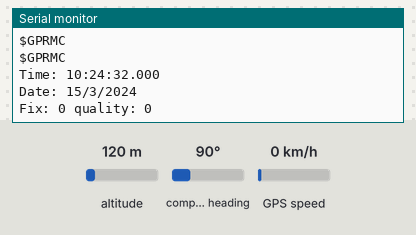
The sketch below on a simulated ESP32. Shown: the last lines printed to the serial monitor. The inputs (shaded band) are chosen by the test bench; at power-on: altitude 120 m, compass heading 90°, GPS speed 0 km/h. The GPS gets a fix after 3 s at 37.7749, -122.4194 with 8 satellites.

Above: at 2.2 s.
2.3 s: altitude set to 20 m
At 3.8 s:
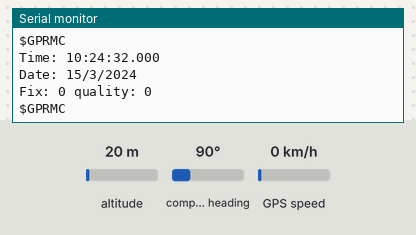
5.5 s: compass heading set to 7°
At 6.8 s:
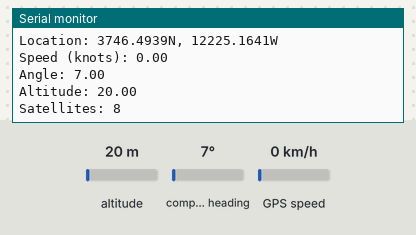
7.0 s: GPS speed set to 2 km/h
At 7.5 s:
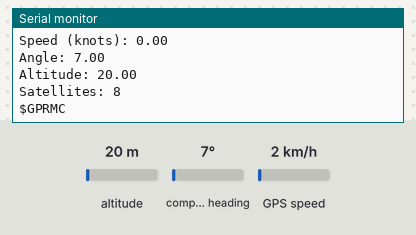
Timing chart, 0 to 10.0 s (numbered marks = the images above; inputs shaded):
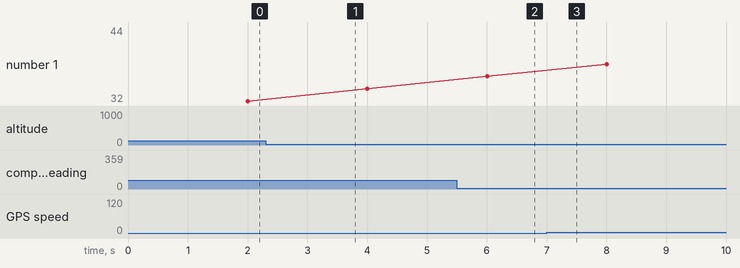

Measured:
- after the input at 5.5 s, the serial monitor: prints a new line after 0.51 s (image 2)

The sketch:

PA1010D.ino
```cpp
#include <Adafruit_GPS.h>
#include <Wire.h>  // Include the Wire library to handle I2C

// Connect to the GPS on a specified I2C port
Adafruit_GPS GPS(&Wire);

// Set GPSECHO to 'false' to turn off echoing the GPS data to the Serial console
// Set to 'true' if you want to debug and listen to the raw GPS sentences
#define GPSECHO false

uint32_t timer = millis();

void setup()
{
  Serial.begin(115200);
  Serial.println("Adafruit I2C GPS library basic test!");

  // Initialize the Wire library with SDA on pin 11 and SCL on pin 10
  Wire.begin(9, 10);

  // Initialize the GPS module at the I2C address 0x10
  GPS.begin(0x10);

  // Set the desired NMEA sentences and update rate
  GPS.sendCommand(PMTK_SET_NMEA_OUTPUT_RMCGGA);
  GPS.sendCommand(PMTK_SET_NMEA_UPDATE_1HZ);
  GPS.sendCommand(PGCMD_ANTENNA);

  delay(1000);

  // Request firmware version
  GPS.println(PMTK_Q_RELEASE);
}

void loop()
{
  char c = GPS.read();
  if (GPSECHO)
    if (c) Serial.print(c);

  if (GPS.newNMEAreceived()) {
    Serial.println(GPS.lastNMEA());
    if (!GPS.parse(GPS.lastNMEA()))
      return;
  }

  if (millis() - timer > 2000) {
    timer = millis(); // reset the timer
    Serial.print("\nTime: ");
    if (GPS.hour < 10) Serial.print('0');
    Serial.print(GPS.hour, DEC); Serial.print(':');
    if (GPS.minute < 10) Serial.print('0');
    Serial.print(GPS.minute, DEC); Serial.print(':');
    if (GPS.seconds < 10) Serial.print('0');
    Serial.print(GPS.seconds, DEC); Serial.print('.');
    if (GPS.milliseconds < 10) {
      Serial.print("00");
    } else if (GPS.milliseconds > 9 && GPS.milliseconds < 100) {
      Serial.print("0");
    }
    Serial.println(GPS.milliseconds);
    Serial.print("Date: ");
    Serial.print(GPS.day, DEC); Serial.print('/');
    Serial.print(GPS.month, DEC); Serial.print("/20");
    Serial.println(GPS.year, DEC);
    Serial.print("Fix: "); Serial.print((int)GPS.fix);
    Serial.print(" quality: "); Serial.println((int)GPS.fixquality);
    if (GPS.fix) {
      Serial.print("Location: ");
      Serial.print(GPS.latitude, 4); Serial.print(GPS.lat);
      Serial.print(", ");
      Serial.print(GPS.longitude, 4); Serial.println(GPS.lon);
      Serial.print("Speed (knots): "); Serial.println(GPS.speed);
      Serial.print("Angle: "); Serial.println(GPS.angle);
      Serial.print("Altitude: "); Serial.println(GPS.altitude);
      Serial.print("Satellites: "); Serial.println((int)GPS.satellites);
    }
  }
}
```
